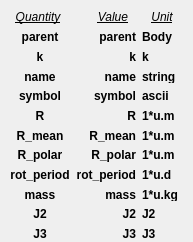
<?xml version="1.0" encoding="UTF-8"?>
<ui version="4.0">
 <class>frm_BodyAttribs</class>
 <widget class="QWidget" name="frm_BodyAttribs">
  <property name="geometry">
   <rect>
    <x>0</x>
    <y>0</y>
    <width>193</width>
    <height>242</height>
   </rect>
  </property>
  <property name="windowTitle">
   <string>Form</string>
  </property>
  <widget class="QWidget" name="layoutWidget">
   <property name="geometry">
    <rect>
     <x>10</x>
     <y>10</y>
     <width>180</width>
     <height>230</height>
    </rect>
   </property>
   <layout class="QVBoxLayout" name="attrib_table">
    <item>
     <layout class="QHBoxLayout" name="attrib_headings">
      <item>
       <widget class="QLabel" name="quantity">
        <property name="text">
         <string>&lt;html&gt;&lt;head/&gt;&lt;body&gt;&lt;p&gt;&lt;span style=&quot; font-style:italic; text-decoration: underline;&quot;&gt;Quantity&lt;/span&gt;&lt;/p&gt;&lt;/body&gt;&lt;/html&gt;</string>
        </property>
        <property name="alignment">
         <set>Qt::AlignCenter</set>
        </property>
       </widget>
      </item>
      <item>
       <widget class="QLabel" name="value">
        <property name="text">
         <string>&lt;html&gt;&lt;head/&gt;&lt;body&gt;&lt;p&gt;&lt;span style=&quot; font-style:italic; text-decoration: underline;&quot;&gt;Value&lt;/span&gt;&lt;/p&gt;&lt;/body&gt;&lt;/html&gt;</string>
        </property>
        <property name="alignment">
         <set>Qt::AlignRight|Qt::AlignTrailing|Qt::AlignVCenter</set>
        </property>
       </widget>
      </item>
      <item>
       <widget class="QLabel" name="unit">
        <property name="text">
         <string>&lt;html&gt;&lt;head/&gt;&lt;body&gt;&lt;p&gt;&lt;span style=&quot; font-style:italic; text-decoration: underline;&quot;&gt;Unit&lt;/span&gt;&lt;/p&gt;&lt;/body&gt;&lt;/html&gt;</string>
        </property>
        <property name="alignment">
         <set>Qt::AlignCenter</set>
        </property>
       </widget>
      </item>
     </layout>
    </item>
    <item>
     <layout class="QHBoxLayout" name="attrib_data">
      <item>
       <layout class="QVBoxLayout" name="fields">
        <item>
         <widget class="QLabel" name="lf_parent">
          <property name="text">
           <string>&lt;html&gt;&lt;head/&gt;&lt;body&gt;&lt;p&gt;&lt;span style=&quot; font-weight:600;&quot;&gt;parent&lt;/span&gt;&lt;/p&gt;&lt;/body&gt;&lt;/html&gt;</string>
          </property>
          <property name="alignment">
           <set>Qt::AlignCenter</set>
          </property>
          <property name="buddy">
           <cstring>parent Body</cstring>
          </property>
         </widget>
        </item>
        <item>
         <widget class="QLabel" name="lf_k">
          <property name="text">
           <string>&lt;html&gt;&lt;head/&gt;&lt;body&gt;&lt;p&gt;&lt;span style=&quot; font-weight:600;&quot;&gt;k&lt;/span&gt;&lt;/p&gt;&lt;/body&gt;&lt;/html&gt;</string>
          </property>
          <property name="alignment">
           <set>Qt::AlignCenter</set>
          </property>
          <property name="buddy">
           <cstring>gravitational parameter</cstring>
          </property>
         </widget>
        </item>
        <item>
         <widget class="QLabel" name="lf_name">
          <property name="text">
           <string>&lt;html&gt;&lt;head/&gt;&lt;body&gt;&lt;p&gt;&lt;span style=&quot; font-weight:600;&quot;&gt;name&lt;/span&gt;&lt;/p&gt;&lt;/body&gt;&lt;/html&gt;</string>
          </property>
          <property name="alignment">
           <set>Qt::AlignCenter</set>
          </property>
          <property name="buddy">
           <cstring>name of Body</cstring>
          </property>
         </widget>
        </item>
        <item>
         <widget class="QLabel" name="lf_symbol">
          <property name="text">
           <string>&lt;html&gt;&lt;head/&gt;&lt;body&gt;&lt;p&gt;&lt;span style=&quot; font-weight:600;&quot;&gt;symbol&lt;/span&gt;&lt;/p&gt;&lt;/body&gt;&lt;/html&gt;</string>
          </property>
          <property name="alignment">
           <set>Qt::AlignCenter</set>
          </property>
          <property name="buddy">
           <cstring>symbol for Body</cstring>
          </property>
         </widget>
        </item>
        <item>
         <widget class="QLabel" name="lf_R">
          <property name="text">
           <string>&lt;html&gt;&lt;head/&gt;&lt;body&gt;&lt;p&gt;&lt;span style=&quot; font-weight:600;&quot;&gt;R&lt;/span&gt;&lt;/p&gt;&lt;/body&gt;&lt;/html&gt;</string>
          </property>
          <property name="alignment">
           <set>Qt::AlignCenter</set>
          </property>
          <property name="buddy">
           <cstring>equatorial radius</cstring>
          </property>
         </widget>
        </item>
        <item>
         <widget class="QLabel" name="lf_R_mean">
          <property name="text">
           <string>&lt;html&gt;&lt;head/&gt;&lt;body&gt;&lt;p&gt;&lt;span style=&quot; font-weight:600;&quot;&gt;R_mean&lt;/span&gt;&lt;/p&gt;&lt;/body&gt;&lt;/html&gt;</string>
          </property>
          <property name="alignment">
           <set>Qt::AlignCenter</set>
          </property>
          <property name="buddy">
           <cstring>mean radius</cstring>
          </property>
         </widget>
        </item>
        <item>
         <widget class="QLabel" name="lf_R_polar">
          <property name="text">
           <string>&lt;html&gt;&lt;head/&gt;&lt;body&gt;&lt;p&gt;&lt;span style=&quot; font-weight:600;&quot;&gt;R_polar&lt;/span&gt;&lt;/p&gt;&lt;/body&gt;&lt;/html&gt;</string>
          </property>
          <property name="alignment">
           <set>Qt::AlignCenter</set>
          </property>
          <property name="buddy">
           <cstring>polar radius</cstring>
          </property>
         </widget>
        </item>
        <item>
         <widget class="QLabel" name="lf_rot_per">
          <property name="text">
           <string>&lt;html&gt;&lt;head/&gt;&lt;body&gt;&lt;p&gt;&lt;span style=&quot; font-weight:600;&quot;&gt;rot_period&lt;/span&gt;&lt;/p&gt;&lt;/body&gt;&lt;/html&gt;</string>
          </property>
          <property name="alignment">
           <set>Qt::AlignCenter</set>
          </property>
         </widget>
        </item>
        <item>
         <widget class="QLabel" name="lf_mass">
          <property name="text">
           <string>&lt;html&gt;&lt;head/&gt;&lt;body&gt;&lt;p&gt;&lt;span style=&quot; font-weight:600;&quot;&gt;mass&lt;/span&gt;&lt;/p&gt;&lt;/body&gt;&lt;/html&gt;</string>
          </property>
          <property name="alignment">
           <set>Qt::AlignCenter</set>
          </property>
         </widget>
        </item>
        <item>
         <widget class="QLabel" name="lf_J2">
          <property name="text">
           <string>&lt;html&gt;&lt;head/&gt;&lt;body&gt;&lt;p&gt;&lt;span style=&quot; font-weight:600;&quot;&gt;J2&lt;/span&gt;&lt;/p&gt;&lt;/body&gt;&lt;/html&gt;</string>
          </property>
          <property name="alignment">
           <set>Qt::AlignCenter</set>
          </property>
         </widget>
        </item>
        <item>
         <widget class="QLabel" name="lf_J3">
          <property name="text">
           <string>&lt;html&gt;&lt;head/&gt;&lt;body&gt;&lt;p&gt;&lt;span style=&quot; font-weight:600;&quot;&gt;J3&lt;/span&gt;&lt;/p&gt;&lt;/body&gt;&lt;/html&gt;</string>
          </property>
          <property name="alignment">
           <set>Qt::AlignCenter</set>
          </property>
         </widget>
        </item>
       </layout>
      </item>
      <item>
       <layout class="QVBoxLayout" name="values">
        <item>
         <widget class="QLabel" name="lv_parent">
          <property name="text">
           <string>&lt;html&gt;&lt;head/&gt;&lt;body&gt;&lt;p&gt;&lt;span style=&quot; font-weight:600;&quot;&gt;parent&lt;/span&gt;&lt;/p&gt;&lt;/body&gt;&lt;/html&gt;</string>
          </property>
          <property name="alignment">
           <set>Qt::AlignRight|Qt::AlignTrailing|Qt::AlignVCenter</set>
          </property>
         </widget>
        </item>
        <item>
         <widget class="QLabel" name="lv_k">
          <property name="text">
           <string>&lt;html&gt;&lt;head/&gt;&lt;body&gt;&lt;p&gt;&lt;span style=&quot; font-weight:600;&quot;&gt;k&lt;/span&gt;&lt;/p&gt;&lt;/body&gt;&lt;/html&gt;</string>
          </property>
          <property name="alignment">
           <set>Qt::AlignRight|Qt::AlignTrailing|Qt::AlignVCenter</set>
          </property>
         </widget>
        </item>
        <item>
         <widget class="QLabel" name="lv_name">
          <property name="text">
           <string>&lt;html&gt;&lt;head/&gt;&lt;body&gt;&lt;p&gt;&lt;span style=&quot; font-weight:600;&quot;&gt;name&lt;/span&gt;&lt;/p&gt;&lt;/body&gt;&lt;/html&gt;</string>
          </property>
          <property name="alignment">
           <set>Qt::AlignRight|Qt::AlignTrailing|Qt::AlignVCenter</set>
          </property>
         </widget>
        </item>
        <item>
         <widget class="QLabel" name="lv_symbol">
          <property name="text">
           <string>&lt;html&gt;&lt;head/&gt;&lt;body&gt;&lt;p&gt;&lt;span style=&quot; font-weight:600;&quot;&gt;symbol&lt;/span&gt;&lt;/p&gt;&lt;/body&gt;&lt;/html&gt;</string>
          </property>
          <property name="alignment">
           <set>Qt::AlignRight|Qt::AlignTrailing|Qt::AlignVCenter</set>
          </property>
         </widget>
        </item>
        <item>
         <widget class="QLabel" name="lv_R">
          <property name="text">
           <string>&lt;html&gt;&lt;head/&gt;&lt;body&gt;&lt;p&gt;&lt;span style=&quot; font-weight:600;&quot;&gt;R&lt;/span&gt;&lt;/p&gt;&lt;/body&gt;&lt;/html&gt;</string>
          </property>
          <property name="alignment">
           <set>Qt::AlignRight|Qt::AlignTrailing|Qt::AlignVCenter</set>
          </property>
         </widget>
        </item>
        <item>
         <widget class="QLabel" name="lv_R_mean">
          <property name="text">
           <string>&lt;html&gt;&lt;head/&gt;&lt;body&gt;&lt;p&gt;&lt;span style=&quot; font-weight:600;&quot;&gt;R_mean&lt;/span&gt;&lt;/p&gt;&lt;/body&gt;&lt;/html&gt;</string>
          </property>
          <property name="alignment">
           <set>Qt::AlignRight|Qt::AlignTrailing|Qt::AlignVCenter</set>
          </property>
         </widget>
        </item>
        <item>
         <widget class="QLabel" name="lv_R_polar">
          <property name="text">
           <string>&lt;html&gt;&lt;head/&gt;&lt;body&gt;&lt;p&gt;&lt;span style=&quot; font-weight:600;&quot;&gt;R_polar&lt;/span&gt;&lt;/p&gt;&lt;/body&gt;&lt;/html&gt;</string>
          </property>
          <property name="alignment">
           <set>Qt::AlignRight|Qt::AlignTrailing|Qt::AlignVCenter</set>
          </property>
         </widget>
        </item>
        <item>
         <widget class="QLabel" name="lv_rot_per">
          <property name="text">
           <string>&lt;html&gt;&lt;head/&gt;&lt;body&gt;&lt;p&gt;&lt;span style=&quot; font-weight:600;&quot;&gt;rot_period&lt;/span&gt;&lt;/p&gt;&lt;/body&gt;&lt;/html&gt;</string>
          </property>
          <property name="alignment">
           <set>Qt::AlignRight|Qt::AlignTrailing|Qt::AlignVCenter</set>
          </property>
         </widget>
        </item>
        <item>
         <widget class="QLabel" name="lv_mass">
          <property name="text">
           <string>&lt;html&gt;&lt;head/&gt;&lt;body&gt;&lt;p&gt;&lt;span style=&quot; font-weight:600;&quot;&gt;mass&lt;/span&gt;&lt;/p&gt;&lt;/body&gt;&lt;/html&gt;</string>
          </property>
          <property name="alignment">
           <set>Qt::AlignRight|Qt::AlignTrailing|Qt::AlignVCenter</set>
          </property>
         </widget>
        </item>
        <item>
         <widget class="QLabel" name="lv_J2">
          <property name="text">
           <string>&lt;html&gt;&lt;head/&gt;&lt;body&gt;&lt;p&gt;&lt;span style=&quot; font-weight:600;&quot;&gt;J2&lt;/span&gt;&lt;/p&gt;&lt;/body&gt;&lt;/html&gt;</string>
          </property>
          <property name="alignment">
           <set>Qt::AlignRight|Qt::AlignTrailing|Qt::AlignVCenter</set>
          </property>
         </widget>
        </item>
        <item>
         <widget class="QLabel" name="lv_J3">
          <property name="text">
           <string>&lt;html&gt;&lt;head/&gt;&lt;body&gt;&lt;p&gt;&lt;span style=&quot; font-weight:600;&quot;&gt;J3&lt;/span&gt;&lt;/p&gt;&lt;/body&gt;&lt;/html&gt;</string>
          </property>
          <property name="alignment">
           <set>Qt::AlignRight|Qt::AlignTrailing|Qt::AlignVCenter</set>
          </property>
         </widget>
        </item>
       </layout>
      </item>
      <item>
       <layout class="QVBoxLayout" name="units">
        <item>
         <widget class="QLabel" name="lu_parent">
          <property name="text">
           <string>&lt;html&gt;&lt;head/&gt;&lt;body&gt;&lt;p&gt;&lt;span style=&quot; font-weight:600;&quot;&gt;Body&lt;/span&gt;&lt;/p&gt;&lt;/body&gt;&lt;/html&gt;</string>
          </property>
          <property name="alignment">
           <set>Qt::AlignLeading|Qt::AlignLeft|Qt::AlignVCenter</set>
          </property>
         </widget>
        </item>
        <item>
         <widget class="QLabel" name="lu_k">
          <property name="text">
           <string>&lt;html&gt;&lt;head/&gt;&lt;body&gt;&lt;p&gt;&lt;span style=&quot; font-weight:600;&quot;&gt;k&lt;/span&gt;&lt;/p&gt;&lt;/body&gt;&lt;/html&gt;</string>
          </property>
          <property name="alignment">
           <set>Qt::AlignLeading|Qt::AlignLeft|Qt::AlignVCenter</set>
          </property>
         </widget>
        </item>
        <item>
         <widget class="QLabel" name="lu_name">
          <property name="text">
           <string>&lt;html&gt;&lt;head/&gt;&lt;body&gt;&lt;p&gt;&lt;span style=&quot; font-weight:600;&quot;&gt;string&lt;/span&gt;&lt;/p&gt;&lt;/body&gt;&lt;/html&gt;</string>
          </property>
          <property name="alignment">
           <set>Qt::AlignLeading|Qt::AlignLeft|Qt::AlignVCenter</set>
          </property>
         </widget>
        </item>
        <item>
         <widget class="QLabel" name="lu_symbol">
          <property name="text">
           <string>&lt;html&gt;&lt;head/&gt;&lt;body&gt;&lt;p&gt;&lt;span style=&quot; font-weight:600;&quot;&gt;ascii&lt;/span&gt;&lt;/p&gt;&lt;/body&gt;&lt;/html&gt;</string>
          </property>
          <property name="alignment">
           <set>Qt::AlignLeading|Qt::AlignLeft|Qt::AlignVCenter</set>
          </property>
         </widget>
        </item>
        <item>
         <widget class="QLabel" name="lu_R">
          <property name="text">
           <string>&lt;html&gt;&lt;head/&gt;&lt;body&gt;&lt;p&gt;&lt;span style=&quot; font-weight:600;&quot;&gt;1*u.m&lt;/span&gt;&lt;/p&gt;&lt;/body&gt;&lt;/html&gt;</string>
          </property>
          <property name="alignment">
           <set>Qt::AlignLeading|Qt::AlignLeft|Qt::AlignVCenter</set>
          </property>
         </widget>
        </item>
        <item>
         <widget class="QLabel" name="lu_R_mean">
          <property name="text">
           <string>&lt;html&gt;&lt;head/&gt;&lt;body&gt;&lt;p&gt;&lt;span style=&quot; font-weight:600;&quot;&gt;1*u.m&lt;/span&gt;&lt;/p&gt;&lt;/body&gt;&lt;/html&gt;</string>
          </property>
          <property name="alignment">
           <set>Qt::AlignLeading|Qt::AlignLeft|Qt::AlignVCenter</set>
          </property>
         </widget>
        </item>
        <item>
         <widget class="QLabel" name="lu_R_polar">
          <property name="text">
           <string>&lt;html&gt;&lt;head/&gt;&lt;body&gt;&lt;p&gt;&lt;span style=&quot; font-weight:600;&quot;&gt;1*u.m&lt;/span&gt;&lt;/p&gt;&lt;/body&gt;&lt;/html&gt;</string>
          </property>
          <property name="alignment">
           <set>Qt::AlignLeading|Qt::AlignLeft|Qt::AlignVCenter</set>
          </property>
         </widget>
        </item>
        <item>
         <widget class="QLabel" name="lu_rot_per">
          <property name="text">
           <string>&lt;html&gt;&lt;head/&gt;&lt;body&gt;&lt;p&gt;&lt;span style=&quot; font-weight:600;&quot;&gt;1*u.d&lt;/span&gt;&lt;/p&gt;&lt;/body&gt;&lt;/html&gt;</string>
          </property>
          <property name="alignment">
           <set>Qt::AlignLeading|Qt::AlignLeft|Qt::AlignVCenter</set>
          </property>
         </widget>
        </item>
        <item>
         <widget class="QLabel" name="lu_mass">
          <property name="text">
           <string>&lt;html&gt;&lt;head/&gt;&lt;body&gt;&lt;p&gt;&lt;span style=&quot; font-weight:600;&quot;&gt;1*u.kg&lt;/span&gt;&lt;/p&gt;&lt;/body&gt;&lt;/html&gt;</string>
          </property>
          <property name="alignment">
           <set>Qt::AlignLeading|Qt::AlignLeft|Qt::AlignVCenter</set>
          </property>
         </widget>
        </item>
        <item>
         <widget class="QLabel" name="lu_J2">
          <property name="text">
           <string>&lt;html&gt;&lt;head/&gt;&lt;body&gt;&lt;p&gt;&lt;span style=&quot; font-weight:600;&quot;&gt;J2&lt;/span&gt;&lt;/p&gt;&lt;/body&gt;&lt;/html&gt;</string>
          </property>
          <property name="alignment">
           <set>Qt::AlignLeading|Qt::AlignLeft|Qt::AlignVCenter</set>
          </property>
         </widget>
        </item>
        <item>
         <widget class="QLabel" name="lu_J3">
          <property name="text">
           <string>&lt;html&gt;&lt;head/&gt;&lt;body&gt;&lt;p&gt;&lt;span style=&quot; font-weight:600;&quot;&gt;J3&lt;/span&gt;&lt;/p&gt;&lt;/body&gt;&lt;/html&gt;</string>
          </property>
          <property name="alignment">
           <set>Qt::AlignLeading|Qt::AlignLeft|Qt::AlignVCenter</set>
          </property>
         </widget>
        </item>
       </layout>
      </item>
     </layout>
    </item>
   </layout>
  </widget>
 </widget>
 <resources/>
 <connections/>
</ui>
